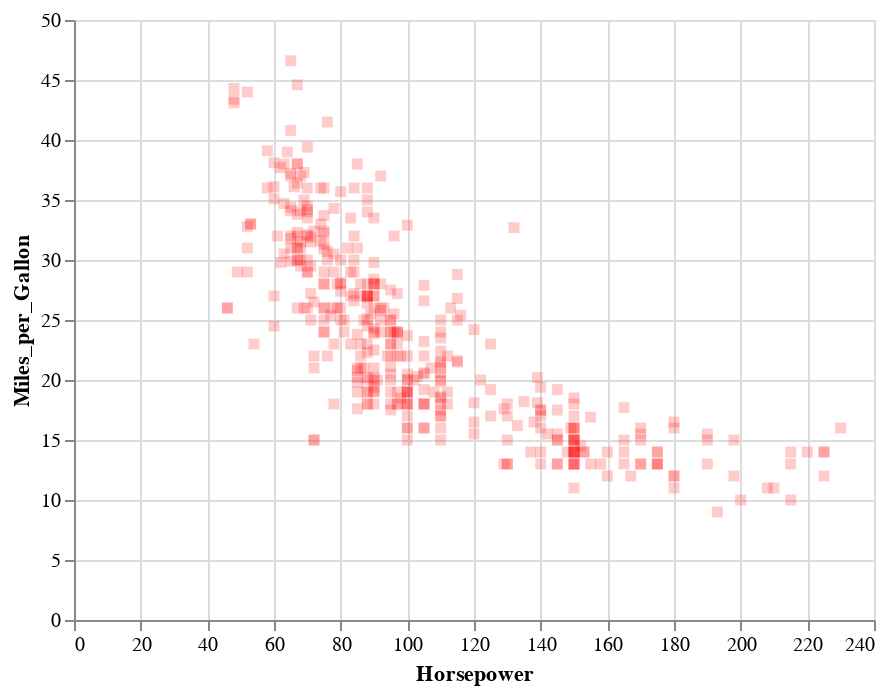

Notebook code for this chart:
### Markdown cell above
<a id='marks'></a>
## 2. Marks

Next, it needs to be decided what kind of mark should be used to represent the data. Each mark has its own associated `mark_*` method, the arguments of which can vary depending on the type of mark. The mark property is what specifies how exactly the data should be represented on the plot.

In the previous example, `mark_circle` was used to represent each data point as a circle. Other options include (but are not limited to): 
* `mark_area()`: a filled area plot
* `mark_bar()`: a bar plot
* `mark_line()`: a line plot
* `mark_circle()`: a scatter plot with filled circles
* `mark_point()`: a scatter plot with configurable point shapes 
* `mark_square()`: a scatter plot with filled squares


More types of marks can be found in the [Documentation](https://altair-viz.github.io/user_guide/marks.html).

### Code cell
alt.Chart(cars).mark_square(
    color='red',
    opacity=.2
).encode(
    x='Horsepower',
    y='Miles_per_Gallon',
)

### Figure 1 — Vega-Lite specification as saved in the notebook (floating-point values rounded to 4 significant figures; data arrays with more than 128 entries replaced by an {"elided": "..."} marker saying what was removed)
{"config": {"view": {"continuousWidth": 400, "continuousHeight": 300}}, "data": {"name": "data-8e25068d8b9a578f41a59c91e539d690"}, "mark": {"type": "square", "color": "red", "opacity": 0.2}, "encoding": {"x": {"type": "quantitative", "field": "Horsepower"}, "y": {"type": "quantitative", "field": "Miles_per_Gallon"}}, "$schema": "https://vega.github.io/schema/vega-lite/v4.8.1.json", "datasets": {"data-8e25068d8b9a578f41a59c91e539d690": {"elided": "406 records"}}}
